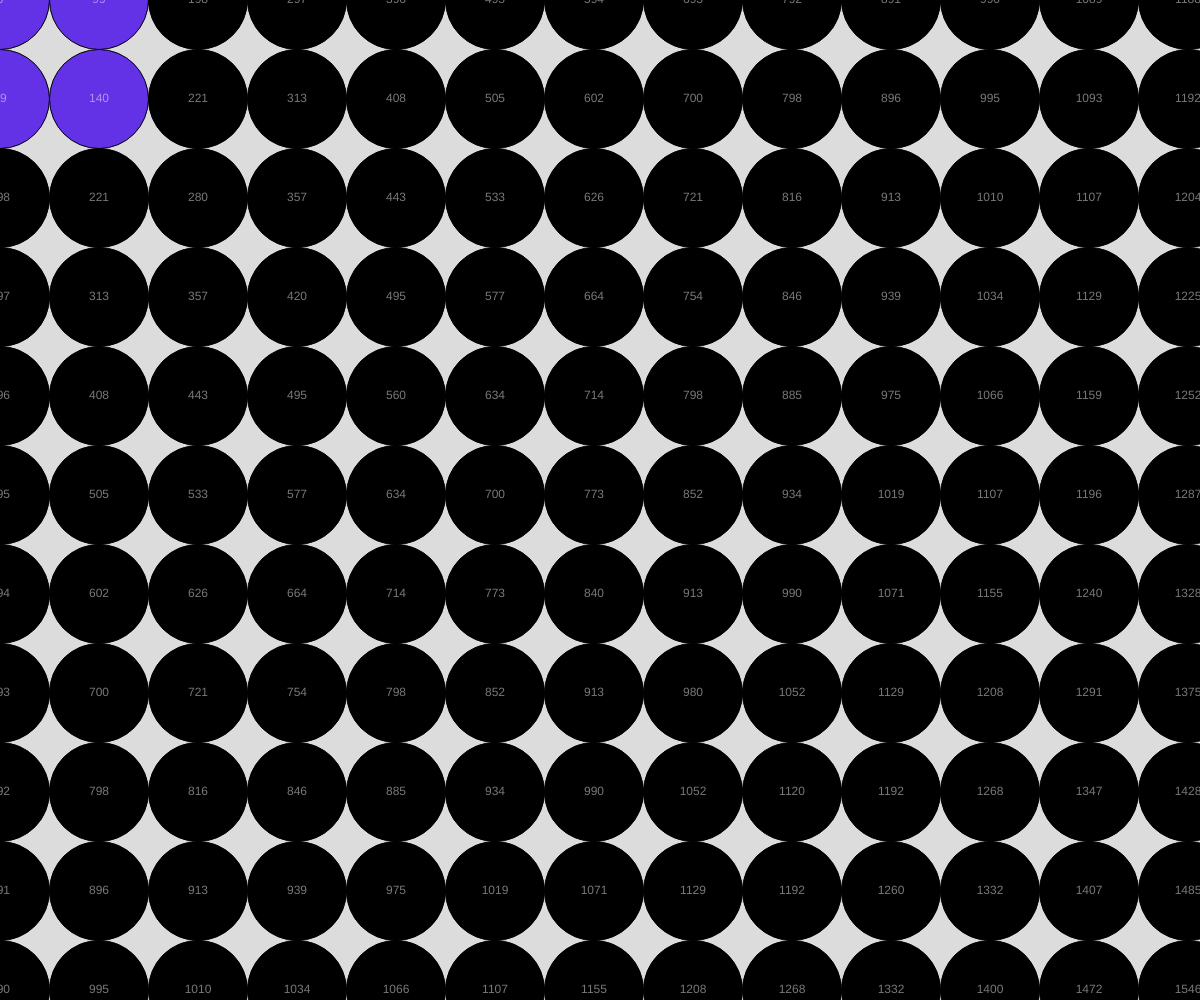
Frame 1 (no input)
Frame 60 (no input): identical to frame 1, image omitted
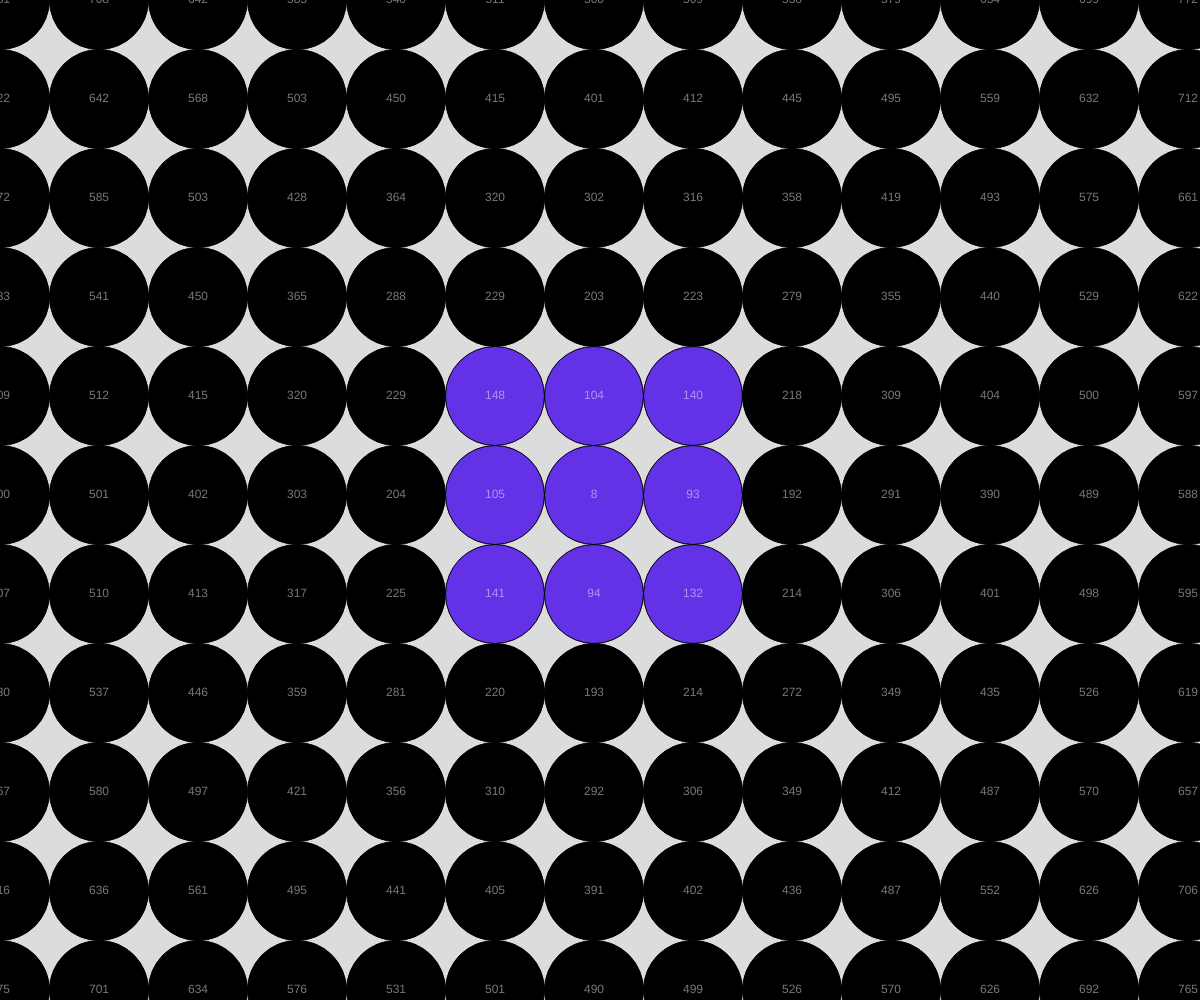
Frame 120 (the mouse pressed at the canvas centre since frame 60)

The p5.js sketch that drew these frames (run headless with seeded random() and noise() and a simulated clock; from frame 60 on, the mouse is pressed at the canvas centre):

// p5.js sketch
// ── sketch.js
/// Drawing with nested loops
// Mr. Scott
// Oct 9, 2024

 //Global Variables
let gridSpacing = 99;

function setup() {
  createCanvas(windowWidth, windowHeight);
  loopReview();
}

function loopReview(){
  //quickly recap single and nested loops
  for(let x = 0; x <= 40; x = x+20 ) {  //0, 20, 40
    for(let y = 0; y <= 40; y += 20){
      print(x,y);
    }
  }
}


function draw() {
  background(220);
  renderGrid();
}

function roundDist(x1, y1, x2, y2){
  //takes 2 coordinate pairs and returns the dist
  //between, but rounded
  let a = abs(x1 - x2);
  let b = abs(y1 - y2);  
  let c = sqrt(sq(a) + sq(b));
  return round(c);
}

function renderGrid(){
  //use nested loop to draw objects in 
  // a grid arrangement
  for(let x = 0; x < width; x += gridSpacing){
    for(let y = 0; y < height; y += gridSpacing){
      let d = roundDist(x,y,mouseX,mouseY);
      if(d > 150) fill(0);
      else fill(100,50,230);
      circle(x,y,gridSpacing);
      fill(255,120);
      textAlign(CENTER, CENTER);
      text(d, x,y);



    }
  }
}
